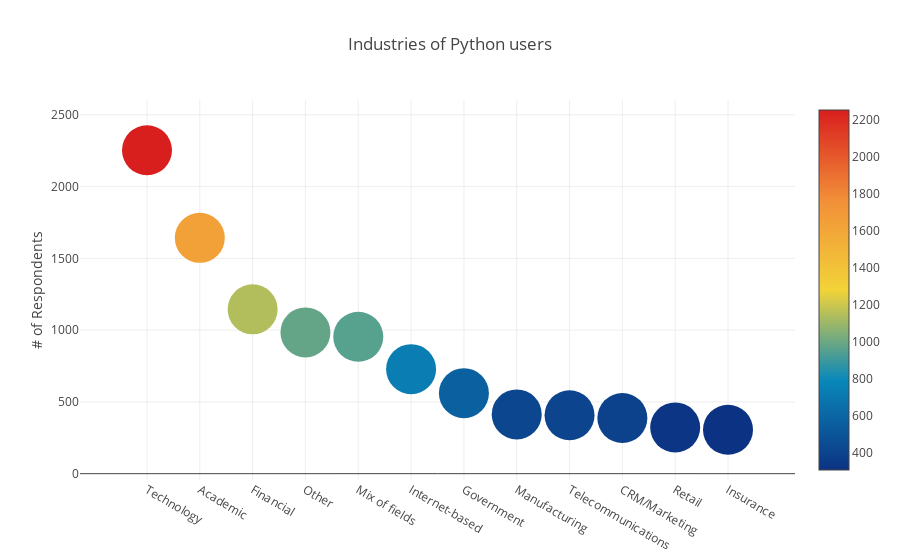

Notebook cell for this chart:
### Markdown cell above
# Industries of Python users 

## Data Source(kaggle)

### Tomic Ahmed

### Code cell
import pandas as pd
import seaborn as sns
import matplotlib.pyplot as plt
import numpy as np
import warnings
warnings.filterwarnings('ignore')

#Plotly charts could be created offline. It  means that you do not need an API or anything else.
import plotly.offline as py
py.init_notebook_mode(connected=True)
import plotly.graph_objs as go
from plotly import tools

mcr = pd.read_csv('/home/ahmed/Desktop/multipleChoiceResponses.csv',encoding='ISO-8859-1')
mcr.head()
Py_ind = mcr['EmployerIndustry'].value_counts()[:12]

trace = go.Scatter(
    x=Py_ind.index,
    y=Py_ind.values,
    mode='markers',
    marker=dict(
        sizemode = 'diameter',
        sizeref = 1,
        size = 50,
        color = Py_ind.values,
        colorscale='Portland',
        showscale=True
    ),
)

layout = go.Layout(
    title='Industries of Python users', yaxis = dict(title = '# of Respondents')
)

data = [trace]
fig = go.Figure(data=data, layout=layout)
py.iplot(fig, filename="Job Titles of Py")

### Figure 1 — Plotly figure (JSON) as saved in the notebook; plotly's stock layout.template omitted (floating-point values rounded to 4 significant figures)
{"data": [{"marker": {"color": [2253, 1643, 1145, 984, 954, 728, 561, 413, 407, 388, 322, 306], "colorscale": "Portland", "showscale": true, "size": 50, "sizemode": "diameter", "sizeref": 1}, "mode": "markers", "type": "scatter", "uid": "7653a954-b453-11e8-b15a-00210020bec7", "x": ["Technology", "Academic", "Financial", "Other", "Mix of fields", "Internet-based", "Government", "Manufacturing", "Telecommunications", "CRM/Marketing", "Retail", "Insurance"], "y": [2253, 1643, 1145, 984, 954, 728, 561, 413, 407, 388, 322, 306]}], "layout": {"title": "Industries of Python users", "yaxis": {"title": "# of Respondents"}}}
